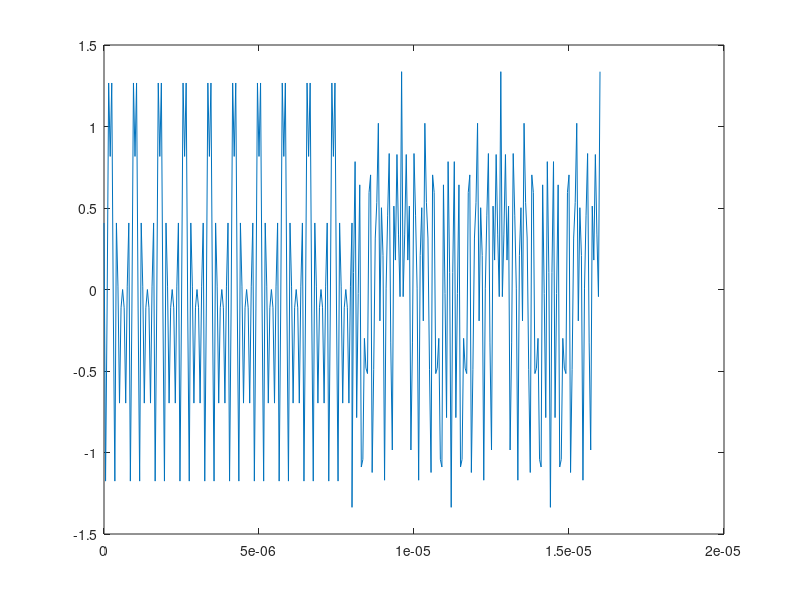

Source code (MATLAB):
% Initial parameters -- copied for convenience
f_c = 2.4e9;            % Carrier Frequency for 802.11
bandwidth = 20e6;       % Bandwidth
df = 312.5e3;           % Subcarrier frequency spacing (delta f)
nbits = 4;              % Data length in symbols

nss = 1;    % Number of spatial streams
iss = 1;    % This spatial stream ID

nfft = 64;

% Timing related constants -- Page 11 of spec, Table 2
NSD_l = 48;                 % Number of data subcarriers for legacy
NSP_l = 4;                  % Number of pilot subcarriers for legacy
NST_l = NSD_l + NSP_l;      % Total number of subcarriers for legacy
NSR_l = 26;                 % Num subcarriers occupying half of overall BW in legacy
NSD_ht = 52;                % NSD for HT
NSP_ht = 4;                 % NSP for HT
NST_ht = NSD_ht + NSP_ht;   % NST for HT
NSR_ht = 28;                % NSR for HT
T_lstf = 8e-6;
T_htltf1 = 8e-6;
T_htltfs = 4e-6;
T_GI = 0.8e-6;

% Cyclic shift for Legacy Preamble
T_iTX_CS_l = [ ...
    0    0    0    0;
    0 -200    0    0;
    0 -100 -200    0;
    0  -50 -100 -150;
];
% Cyclic shift for High Throughput (HT) Preamble -- Page 20 of spec
T_iTX_CS_ht = [ ...
    0    0    0    0;
    0 -400    0    0;
    0 -400 -200    0;
    0 -400 -200 -600;
];
% Polarity matrix -- Page 27 and 28 of spec
P_htltf = [ ...     % 
     1 -1  1  1;    % P_htlf(i,n) represents polarity of the
     1  1 -1  1;    % ith spatial stream in the
     1  1  1 -1;    % nth HT training symbol
    -1  1  1  1;    %
];

% Number of tones in each field -- Page 15 of spec, Table 4
Ntone_lstf = 12;
Ntone_htsig = 56;
Ntone_htltf = 56;
Ntone_htdata = 56;

% L-STF -- Page
symmap_lstf = sqrt(0.5)*[0,0,1+1j,0,0,0,-1-1j,0,0,0,1+1j,0,0,0,-1-1j,0,0,0,-1-1j,0,0,0,1+1j,0,0,0,0,0,0,0,-1-1j,0,0,0,-1-1j,0,0,0,1+1j,0,0,0,1+1j,0,0,0,1+1j,0,0,0,1+1j,0,0];
t_lstf = 0:(1/bandwidth):T_lstf;
subframe_lstf = zeros(size(t_lstf));
for k = -NSR_l:NSR_l
    subframe_lstf = subframe_lstf + symmap_lstf(k+NSR_l+1)*...
                    exp(2j*pi*k*df*(t_lstf-T_iTX_CS_l(nss,iss)));
end
subframe_lstf = subframe_lstf/sqrt(Ntone_lstf);

% HT-LTF1 -- Page 26 to 28 of spec
symmap_htltf = [1,1,1,1,-1,-1,1,1,-1,1,-1,1,1,1,1,1,1,-1,-1,1,1,-1,1,-1,1,1,1,1,0,1,-1,-1,1,1,-1,1,-1,1,-1,-1,-1,-1,-1,1,1,-1,-1,1,-1,1,-1,1,1,1,1,-1,-1];
t_htltf1 = 0:(1/bandwidth):T_htltf1;
subframe_htltf1 = zeros(size(t_htltf1));
for k = -NSR_ht:NSR_ht
    subframe_htltf1 = subframe_htltf1 + ...
                      P_htltf(iss,1)*symmap_htltf(k+NSR_ht+1)*...
                      exp(2j*pi*k*df*(t_lstf-2*T_GI-T_iTX_CS_l(nss,iss)));
end
subframe_htltf1 = subframe_htltf1/sqrt(Ntone_htltf);

% Final Packet
time = [t_lstf,(t_htltf1+T_lstf)];
signal = [subframe_lstf,subframe_htltf1];

% Plot signal
figure;
plot(time, real(signal));
